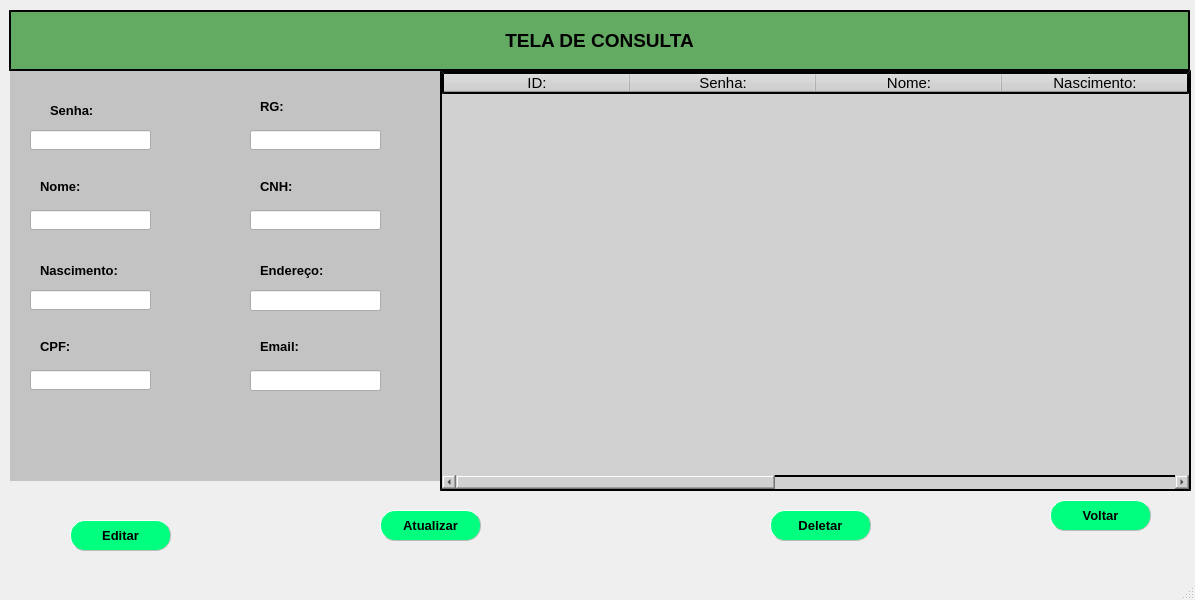
<?xml version="1.0" encoding="UTF-8"?>
<ui version="4.0">
 <class>MainWindow</class>
 <widget class="QMainWindow" name="MainWindow">
  <property name="geometry">
   <rect>
    <x>0</x>
    <y>0</y>
    <width>1195</width>
    <height>600</height>
   </rect>
  </property>
  <property name="windowTitle">
   <string>MainWindow</string>
  </property>
  <widget class="QWidget" name="centralwidget">
   <widget class="QTableWidget" name="tableWidget">
    <property name="geometry">
     <rect>
      <x>440</x>
      <y>70</y>
      <width>751</width>
      <height>421</height>
     </rect>
    </property>
    <property name="font">
     <font>
      <family>Arial</family>
      <pointsize>11</pointsize>
     </font>
    </property>
    <property name="styleSheet">
     <string notr="true">background-color: rgb(209, 209, 209);
border-style: outset;
border-width: 2px</string>
    </property>
    <attribute name="horizontalHeaderDefaultSectionSize">
     <number>186</number>
    </attribute>
    <attribute name="horizontalHeaderMinimumSectionSize">
     <number>39</number>
    </attribute>
    <attribute name="verticalHeaderDefaultSectionSize">
     <number>32</number>
    </attribute>
    <column>
     <property name="text">
      <string>ID:</string>
     </property>
    </column>
    <column>
     <property name="text">
      <string>Senha:</string>
     </property>
    </column>
    <column>
     <property name="text">
      <string>Nome:</string>
     </property>
    </column>
    <column>
     <property name="text">
      <string>Nascimento:</string>
     </property>
    </column>
    <column>
     <property name="text">
      <string>CPF:</string>
     </property>
    </column>
    <column>
     <property name="text">
      <string>RG:</string>
     </property>
    </column>
    <column>
     <property name="text">
      <string>CNH:</string>
     </property>
    </column>
    <column>
     <property name="text">
      <string>Endereço:</string>
     </property>
    </column>
    <column>
     <property name="text">
      <string>Email:</string>
     </property>
    </column>
   </widget>
   <widget class="QLabel" name="label">
    <property name="geometry">
     <rect>
      <x>9</x>
      <y>10</y>
      <width>1181</width>
      <height>61</height>
     </rect>
    </property>
    <property name="font">
     <font>
      <family>Arial</family>
      <pointsize>14</pointsize>
      <weight>75</weight>
      <bold>true</bold>
     </font>
    </property>
    <property name="styleSheet">
     <string notr="true">background-color: rgb(99, 170, 98);
border-style: outset;
border-width: 2px
</string>
    </property>
    <property name="text">
     <string>TELA DE CONSULTA</string>
    </property>
    <property name="alignment">
     <set>Qt::AlignCenter</set>
    </property>
   </widget>
   <widget class="QPushButton" name="pushButton">
    <property name="geometry">
     <rect>
      <x>1050</x>
      <y>500</y>
      <width>101</width>
      <height>31</height>
     </rect>
    </property>
    <property name="font">
     <font>
      <family>Arial</family>
      <pointsize>10</pointsize>
      <weight>75</weight>
      <bold>true</bold>
     </font>
    </property>
    <property name="styleSheet">
     <string notr="true">QPushButton{
background-color: rgb(0, 255, 127);
border-radius: 15px;
border-style: outset;
border-width: 1px;
border-color: rgb(185, 185, 185);
}
QPushButton:hover{
background-color: rgb(0, 170, 127);
color: rgb(59, 255, 56);
}</string>
    </property>
    <property name="text">
     <string>Voltar</string>
    </property>
   </widget>
   <widget class="QPushButton" name="pushButton_2">
    <property name="geometry">
     <rect>
      <x>70</x>
      <y>520</y>
      <width>101</width>
      <height>31</height>
     </rect>
    </property>
    <property name="font">
     <font>
      <family>Arial</family>
      <pointsize>10</pointsize>
      <weight>75</weight>
      <bold>true</bold>
     </font>
    </property>
    <property name="styleSheet">
     <string notr="true">QPushButton{
background-color: rgb(0, 255, 127);
border-radius: 15px;
border-style: outset;
border-width: 1px;
border-color: rgb(185, 185, 185);
}
QPushButton:hover{
background-color: rgb(0, 170, 127);
color: rgb(59, 255, 56);
}</string>
    </property>
    <property name="text">
     <string>Editar</string>
    </property>
   </widget>
   <widget class="QPushButton" name="pushButton_4">
    <property name="geometry">
     <rect>
      <x>770</x>
      <y>510</y>
      <width>101</width>
      <height>31</height>
     </rect>
    </property>
    <property name="font">
     <font>
      <family>Arial</family>
      <pointsize>10</pointsize>
      <weight>75</weight>
      <bold>true</bold>
     </font>
    </property>
    <property name="styleSheet">
     <string notr="true">QPushButton{
background-color: rgb(0, 255, 127);
border-radius: 15px;
border-style: outset;
border-width: 1px;
border-color: rgb(185, 185, 185);
}
QPushButton:hover{
background-color: rgb(0, 170, 127);
color: rgb(59, 255, 56);
}</string>
    </property>
    <property name="text">
     <string>Deletar</string>
    </property>
   </widget>
   <widget class="QLineEdit" name="lineEdit">
    <property name="geometry">
     <rect>
      <x>30</x>
      <y>130</y>
      <width>121</width>
      <height>20</height>
     </rect>
    </property>
   </widget>
   <widget class="QLineEdit" name="lineEdit_2">
    <property name="geometry">
     <rect>
      <x>30</x>
      <y>210</y>
      <width>121</width>
      <height>20</height>
     </rect>
    </property>
   </widget>
   <widget class="QLineEdit" name="lineEdit_3">
    <property name="geometry">
     <rect>
      <x>30</x>
      <y>290</y>
      <width>121</width>
      <height>20</height>
     </rect>
    </property>
   </widget>
   <widget class="QLineEdit" name="lineEdit_4">
    <property name="geometry">
     <rect>
      <x>30</x>
      <y>370</y>
      <width>121</width>
      <height>20</height>
     </rect>
    </property>
   </widget>
   <widget class="QLineEdit" name="lineEdit_5">
    <property name="geometry">
     <rect>
      <x>250</x>
      <y>130</y>
      <width>131</width>
      <height>20</height>
     </rect>
    </property>
   </widget>
   <widget class="QLineEdit" name="lineEdit_6">
    <property name="geometry">
     <rect>
      <x>250</x>
      <y>210</y>
      <width>131</width>
      <height>20</height>
     </rect>
    </property>
   </widget>
   <widget class="QLineEdit" name="lineEdit_7">
    <property name="geometry">
     <rect>
      <x>250</x>
      <y>290</y>
      <width>131</width>
      <height>21</height>
     </rect>
    </property>
   </widget>
   <widget class="QLineEdit" name="lineEdit_8">
    <property name="geometry">
     <rect>
      <x>250</x>
      <y>370</y>
      <width>131</width>
      <height>21</height>
     </rect>
    </property>
   </widget>
   <widget class="QLabel" name="label_2">
    <property name="geometry">
     <rect>
      <x>50</x>
      <y>100</y>
      <width>61</width>
      <height>21</height>
     </rect>
    </property>
    <property name="font">
     <font>
      <family>Arial</family>
      <pointsize>10</pointsize>
      <weight>75</weight>
      <bold>true</bold>
     </font>
    </property>
    <property name="text">
     <string>Senha:</string>
    </property>
   </widget>
   <widget class="QLabel" name="label_3">
    <property name="geometry">
     <rect>
      <x>40</x>
      <y>180</y>
      <width>47</width>
      <height>13</height>
     </rect>
    </property>
    <property name="font">
     <font>
      <family>Arial</family>
      <pointsize>10</pointsize>
      <weight>75</weight>
      <bold>true</bold>
     </font>
    </property>
    <property name="text">
     <string>Nome:</string>
    </property>
   </widget>
   <widget class="QLabel" name="label_4">
    <property name="geometry">
     <rect>
      <x>40</x>
      <y>260</y>
      <width>91</width>
      <height>21</height>
     </rect>
    </property>
    <property name="font">
     <font>
      <family>Arial</family>
      <pointsize>10</pointsize>
      <weight>75</weight>
      <bold>true</bold>
     </font>
    </property>
    <property name="text">
     <string>Nascimento:</string>
    </property>
   </widget>
   <widget class="QLabel" name="label_5">
    <property name="geometry">
     <rect>
      <x>40</x>
      <y>340</y>
      <width>47</width>
      <height>13</height>
     </rect>
    </property>
    <property name="font">
     <font>
      <family>Arial</family>
      <pointsize>10</pointsize>
      <weight>75</weight>
      <bold>true</bold>
     </font>
    </property>
    <property name="text">
     <string>CPF:</string>
    </property>
   </widget>
   <widget class="QLabel" name="label_6">
    <property name="geometry">
     <rect>
      <x>260</x>
      <y>100</y>
      <width>47</width>
      <height>13</height>
     </rect>
    </property>
    <property name="font">
     <font>
      <family>Arial</family>
      <pointsize>10</pointsize>
      <weight>75</weight>
      <bold>true</bold>
     </font>
    </property>
    <property name="text">
     <string>RG:</string>
    </property>
   </widget>
   <widget class="QLabel" name="label_7">
    <property name="geometry">
     <rect>
      <x>260</x>
      <y>180</y>
      <width>47</width>
      <height>13</height>
     </rect>
    </property>
    <property name="font">
     <font>
      <family>Arial</family>
      <pointsize>10</pointsize>
      <weight>75</weight>
      <bold>true</bold>
     </font>
    </property>
    <property name="text">
     <string>CNH:</string>
    </property>
   </widget>
   <widget class="QLabel" name="label_8">
    <property name="geometry">
     <rect>
      <x>260</x>
      <y>260</y>
      <width>71</width>
      <height>21</height>
     </rect>
    </property>
    <property name="font">
     <font>
      <family>Arial</family>
      <pointsize>10</pointsize>
      <weight>75</weight>
      <bold>true</bold>
     </font>
    </property>
    <property name="text">
     <string>Endereço:</string>
    </property>
   </widget>
   <widget class="QLabel" name="label_9">
    <property name="geometry">
     <rect>
      <x>260</x>
      <y>340</y>
      <width>47</width>
      <height>13</height>
     </rect>
    </property>
    <property name="font">
     <font>
      <family>Arial</family>
      <pointsize>10</pointsize>
      <weight>75</weight>
      <bold>true</bold>
     </font>
    </property>
    <property name="text">
     <string>Email:</string>
    </property>
   </widget>
   <widget class="QPushButton" name="pushButton_3">
    <property name="geometry">
     <rect>
      <x>380</x>
      <y>510</y>
      <width>101</width>
      <height>31</height>
     </rect>
    </property>
    <property name="font">
     <font>
      <family>Arial</family>
      <pointsize>10</pointsize>
      <weight>75</weight>
      <bold>true</bold>
     </font>
    </property>
    <property name="styleSheet">
     <string notr="true">QPushButton{
background-color: rgb(0, 255, 127);
border-radius: 15px;
border-style: outset;
border-width: 1px;
border-color: rgb(185, 185, 185);
}
QPushButton:hover{
background-color: rgb(0, 170, 127);
color: rgb(59, 255, 56);
}</string>
    </property>
    <property name="text">
     <string>Atualizar</string>
    </property>
   </widget>
   <widget class="QStackedWidget" name="stackedWidget">
    <property name="geometry">
     <rect>
      <x>10</x>
      <y>70</y>
      <width>431</width>
      <height>411</height>
     </rect>
    </property>
    <property name="styleSheet">
     <string notr="true">background-color: rgb(195, 195, 195);</string>
    </property>
    <widget class="QWidget" name="page">
     <widget class="QLabel" name="label_10">
      <property name="geometry">
       <rect>
        <x>30</x>
        <y>10</y>
        <width>331</width>
        <height>20</height>
       </rect>
      </property>
      <property name="font">
       <font>
        <family>Arial</family>
        <pointsize>12</pointsize>
        <weight>75</weight>
        <bold>true</bold>
       </font>
      </property>
      <property name="styleSheet">
       <string notr="true">color: rgb(0, 0, 127);</string>
      </property>
      <property name="text">
       <string/>
      </property>
      <property name="alignment">
       <set>Qt::AlignCenter</set>
      </property>
     </widget>
    </widget>
    <widget class="QWidget" name="page_2"/>
   </widget>
   <zorder>stackedWidget</zorder>
   <zorder>label_2</zorder>
   <zorder>lineEdit</zorder>
   <zorder>tableWidget</zorder>
   <zorder>label</zorder>
   <zorder>pushButton</zorder>
   <zorder>pushButton_2</zorder>
   <zorder>pushButton_4</zorder>
   <zorder>lineEdit_2</zorder>
   <zorder>lineEdit_3</zorder>
   <zorder>lineEdit_4</zorder>
   <zorder>lineEdit_5</zorder>
   <zorder>lineEdit_6</zorder>
   <zorder>lineEdit_7</zorder>
   <zorder>lineEdit_8</zorder>
   <zorder>label_3</zorder>
   <zorder>label_4</zorder>
   <zorder>label_5</zorder>
   <zorder>label_6</zorder>
   <zorder>label_7</zorder>
   <zorder>label_8</zorder>
   <zorder>label_9</zorder>
   <zorder>pushButton_3</zorder>
  </widget>
  <widget class="QMenuBar" name="menubar">
   <property name="geometry">
    <rect>
     <x>0</x>
     <y>0</y>
     <width>1195</width>
     <height>21</height>
    </rect>
   </property>
  </widget>
  <widget class="QStatusBar" name="statusbar"/>
 </widget>
 <resources/>
 <connections/>
</ui>
